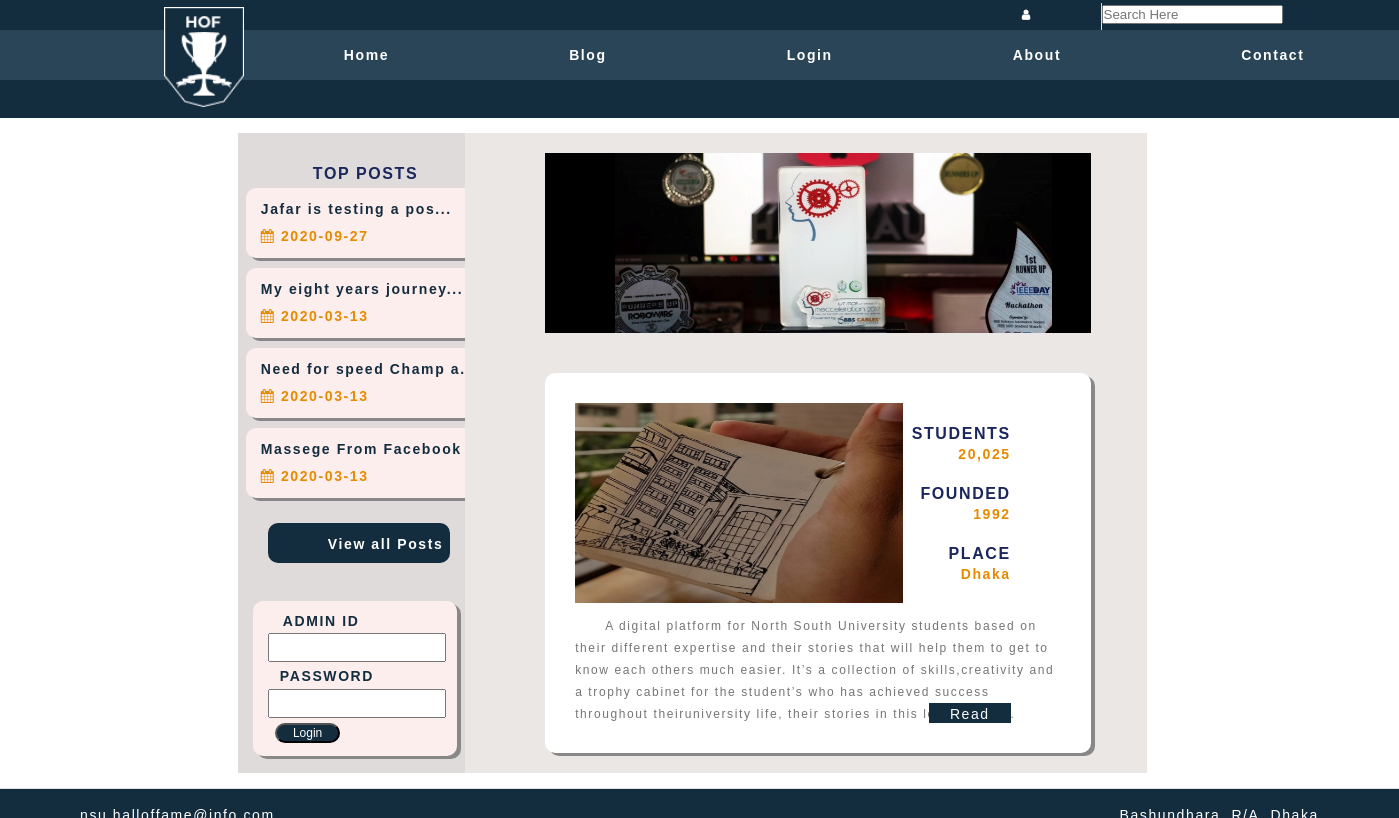
The page / (signed in) on the database its author committed.
### tables this page shows
CREATE TABLE `post` (
  `post_id` int(11) NOT NULL,
  `post_date_time` date NOT NULL,
  `title` varchar(50) NOT NULL,
  `category` varchar(50) NOT NULL,
  `author` varchar(50) NOT NULL,
  `image` varchar(500) NOT NULL,
  `post` text NOT NULL,
  `views` int(10) NOT NULL,
  `outlet` varchar(100) NOT NULL,
  `owner` varchar(100) NOT NULL,
  `fb_link` varchar(255) NOT NULL,
  `insta_link` varchar(255) NOT NULL,
  `web_link` varchar(255) NOT NULL,
  `reacts` int(11) NOT NULL
);

### includes/functions.php (called while the page is built, shortened)
<?php
require_once('dbconnect.php');
function Query ($query) {
	global $con;
	try {
		$exec = mysqli_query($con,$query) or die(mysqli_error($con));
		if($exec) {
			return $exec;
		}
	}catch (Exception $e) {
		echo $e->getMessage();
	}
	return false;
}
?>

### index.php (the view, shortened to what this page needs)
<?php
	require_once('./includes/functions.php');
?>
<!DOCTYPE html>
<html lang="en">
  <head>
    <link rel="stylesheet" href="https://use.typekit.net/nfp7kim.css">
    <link rel="stylesheet" href="https://cdnjs.cloudflare.com/ajax/libs/font-awesome/4.7.0/css/font-awesome.min.css">
    <link rel="stylesheet" href="./fonts/icomoon/style.css">
    <link rel="stylesheet" href="css/style.css">
  </head>
  <body>
    <div class="header-position">
      <header class="container-header">
        <div class="top-nav">
          <div class="container-top">
            <nav class="navbar-top">
              <div class="collapse-top">
                <ul class="navbar-nav">
                  <li class="nav-item">
<?php
	if(isset($_SESSION["username"])){
		echo '
			<a class="nav-link" href="profile.php">
			<i class="fa fa-user"></i>' . $_SESSION["username"] . '
		';
	}else{
		echo '
			<a class="nav-link" href="login.php">
			<i class="fa fa-user"></i> My Account
		';
	}
?>
                  </a>
                </li>
              <li class="top-search">
                <form action="blog.php">
                  <input type="text" name="search" id="search" placeholder="Search Here">
                </form>
              </li>
              </ul>
          </div>
          </nav>
        </div>
    </div>
    <div class="header-middle">
      <div class="container-middle">
        <div class="menu">
          <nav class="navbar-middle">
            <a class="navbar-brand" href="">
              <img src="./images/logo.png" alt="">
            </a>
            <div>
              <ul class="navbar-nav">
                <li>
                  <a href="index.php">Home
                  </a>
                </li>
                <li>
                  <a href="blog.php">Blog
                  </a>
                </li>
                <li>
                  <a href="login.php">Login
                  </a>
                </li>
                <li>
                  <a href="about.php">About
                  </a>
                </li>
                <li>
                  <a href="contact.php">Contact
                  </a>
                </li>
              </ul>
            </div>
          </nav>
        </div>
      </div>
    </div>
    </header>
  <div class="date-bar">
  </div>
  </div>
<div class="contents">
  <div class="body-content">
    <div class="body-left">
      <div class="body-left-1">
        <p class="blog align1">TOP POSTS
        </p>
        <div class="container">
<?php
	$sql = "SELECT * FROM post ORDER BY post_date_time DESC LIMIT 4";
	$exec = Query($sql);
	if (mysqli_num_rows($exec) > 0) {
		while ($post = mysqli_fetch_assoc($exec)) {
		$post_id = $post['post_id'];
		$post_title = substr($post['title'], 0,22) . '...';
		$post_date = $post['post_date_time'];
?>
          <div class="row">
            <div class="col-12">
              <div class="blog-content">
                <a href="seepost.php?id=<?php echo $post_id;?>" class="top-blog">
                  <?php echo $post_title; ?>
                </a>
                <span>
                  <i class="fa fa-calendar" aria-hidden="true">
                  </i>
                  <?php echo htmlentities($post_date); ?>
                </span>
              </div>
            </div>
          </div>
<?php
		}
	}
?>
        </div>
        <div class="nc-view nc-v-1">
          <a href="blog.php" class="view-all">View all Posts
          </a>
        </div>
      </div>
      <div class="body-left-2">
        <div class="admin">
          <form action="index.php" method="POST">
            <label class="admin-label ali1" for="fname">ADMIN ID
            </label>
            <br>
            <input class="field f1" type="text" id="fname" name="username">
            <br>
            <label class="admin-label ali2" for="lname">PASSWORD
            </label>
            <br>
            <input class="field f2" type="password" name="password" id="lname">
            <br>
            <br>
            <input class="submit s1" type="submit" name="submit" value="Login">
          </form>
        </div>
      </div>
    </div>
    <div class="body-right">
      <div class="body-right-1">
        <div class="banner">
          <img src="./images/slider2.jpg" style="width:100%">
        </div>
      </div>
      <div class="body-right-2">
        <div class="founded">
          <img src="./images/hof.jpg" alt="">
          <p class="blog align2">Students
          </p>
          <span> 20,025
          </span>
          <p class="blog align3">Founded
          </p>
          <span style="top: 130px;">1992
          </span>
          <p class="blog align4">Place
          </p>
          <span style="top: 190px;"> Dhaka
          </span>
          <p class="about about1">A digital platform for North South University students based on their different
            expertise and their stories that will help them to get to know each others much easier. It’s a collection
            of skills,creativity and a trophy cabinet for the student’s who has achieved success throughout
            theiruniversity life, their stories in this long process.
          </p>
          <a href="about.php" class="read read-1">Read More
          </a>
        </div>
      </div>
    </div>
  </div>
</div>
<footer class="foot">
  <p class="comp">nsu.halloffame@info.com
  </p>
  <p class="comp3">Bashundhara, R/A, Dhaka
  </p>
</footer>
</body>
</html>

### rows shown on the page
post: title "Jafar is testing a pos...", post_date_time "2020-09-27"
post: title "My eight years journey...", post_date_time "2020-03-13"
post: title "Need for speed Champ a...", post_date_time "2020-03-13"
post: title "Massege From Facebook ...", post_date_time "2020-03-13"
